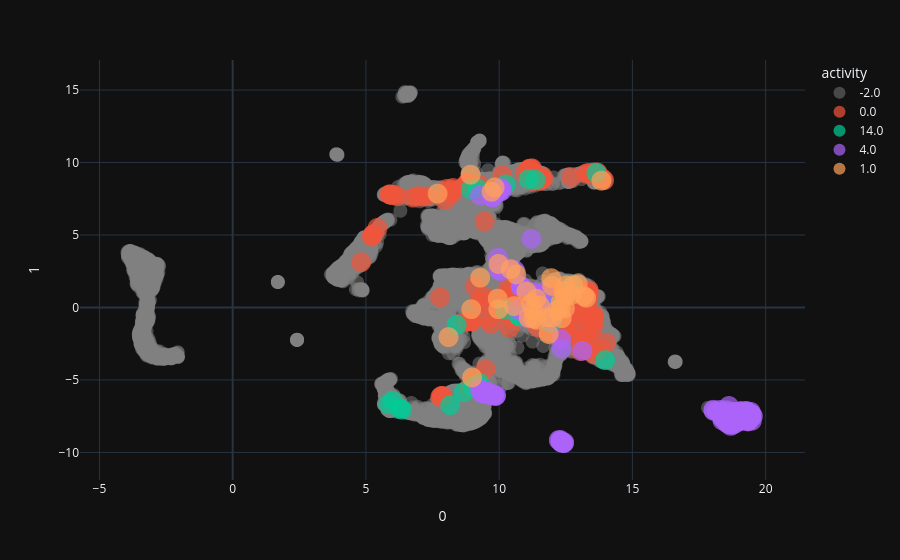

Notebook code cell kept with this figure:
### Code cell
umap_3d = UMAP(n_components=2)

proj_3d_gyro = umap_3d.fit_transform(repre_reshape)

# set point size 
point_size = np.ones(proj_3d_gyro.shape[0]) * 0.1
grey_idx = np.where(label_concat_vote==-2)[0]
point_size[grey_idx] = 0.05

fig_3d = px.scatter(
    proj_3d_gyro, x=0, y=1,
    color=label_concat_vote.astype(str),  
    labels={'color': 'activity'},
    # color_discrete_map={ '-2.0': ('rgba(239, 239, 240, 1)')},
    color_discrete_map={ '-2.0': 'grey'},
    size=point_size
)

# Update transparency for traces where activity is '-2.0'
fig_3d.for_each_trace(lambda trace: trace.update(marker=dict(opacity=0.5)) if trace.name == '-2.0' else ())

fig_3d.update_traces(marker=dict(line=dict(width=0)))  # remove boundary of point

fig_3d.show()

### Figure 1 — Plotly figure (JSON) as saved in the notebook; plotly's stock layout.template omitted (floating-point values rounded to 4 significant figures; data arrays with more than 128 entries replaced by an {"elided": "..."} marker saying what was removed)
{"data": [{"hovertemplate": "activity=-2.0<br>0=%{x}<br>1=%{y}<br>size=%{marker.size}<extra></extra>", "legendgroup": "-2.0", "marker": {"color": "grey", "size": {"elided": "15420 float values"}, "sizemode": "area", "sizeref": 0.00025, "symbol": "circle", "opacity": 0.5, "line": {"width": 0}}, "mode": "markers", "name": "-2.0", "showlegend": true, "x": {"elided": "15420 float values"}, "xaxis": "x", "y": {"elided": "15420 float values"}, "yaxis": "y", "type": "scattergl"}, {"hovertemplate": "activity=0.0<br>0=%{x}<br>1=%{y}<br>size=%{marker.size}<extra></extra>", "legendgroup": "0.0", "marker": {"color": "#EF553B", "size": {"elided": "157 float values"}, "sizemode": "area", "sizeref": 0.00025, "symbol": "circle", "line": {"width": 0}}, "mode": "markers", "name": "0.0", "showlegend": true, "x": {"elided": "157 float values"}, "xaxis": "x", "y": {"elided": "157 float values"}, "yaxis": "y", "type": "scattergl"}, {"hovertemplate": "activity=14.0<br>0=%{x}<br>1=%{y}<br>size=%{marker.size}<extra></extra>", "legendgroup": "14.0", "marker": {"color": "#00cc96", "size": [0.1, 0.1, 0.1, 0.1, 0.1, 0.1, 0.1, 0.1, 0.1, 0.1, 0.1, 0.1, 0.1, 0.1, 0.1, 0.1, 0.1, 0.1, 0.1, 0.1, 0.1, 0.1, 0.1, 0.1, 0.1, 0.1, 0.1, 0.1, 0.1, 0.1, 0.1, 0.1, 0.1, 0.1], "sizemode": "area", "sizeref": 0.00025, "symbol": "circle", "line": {"width": 0}}, "mode": "markers", "name": "14.0", "showlegend": true, "x": [13.65, 8.937, 11.37, 10.25, 9.171, 11.11, 8.162, 5.844, 6.005, 6.351, 6.278, 8.406, 9.246, 8.669, 9.013, 9.246, 18.73, 18.48, 18.89, 13.98, 11.9, 11.77, 12.7, 12.54, 12.71, 11.68, 11.16, 10.74, 10.22, 12.21, 11.82, 11.54, 11.98, 10.76], "xaxis": "x", "y": [9.282, 8.166, 8.801, 8.484, 8.232, 8.858, -6.741, -6.679, -6.43, -7.047, -6.977, -1.195, -5.436, -5.838, -5.504, -5.188, -7.22, -7.571, -7.795, -3.632, -1.051, 0.07786, 1.541, 0.9236, 1.447, 0.3346, -0.523, -0.6117, -0.1281, 0.01595, 0.1292, 0.2916, -1.045, -0.6038], "yaxis": "y", "type": "scattergl"}, {"hovertemplate": "activity=4.0<br>0=%{x}<br>1=%{y}<br>size=%{marker.size}<extra></extra>", "legendgroup": "4.0", "marker": {"color": "#ab63fa", "size": {"elided": "219 float values"}, "sizemode": "area", "sizeref": 0.00025, "symbol": "circle", "line": {"width": 0}}, "mode": "markers", "name": "4.0", "showlegend": true, "x": {"elided": "219 float values"}, "xaxis": "x", "y": {"elided": "219 float values"}, "yaxis": "y", "type": "scattergl"}, {"hovertemplate": "activity=1.0<br>0=%{x}<br>1=%{y}<br>size=%{marker.size}<extra></extra>", "legendgroup": "1.0", "marker": {"color": "#FFA15A", "size": [0.1, 0.1, 0.1, 0.1, 0.1, 0.1, 0.1, 0.1, 0.1, 0.1, 0.1, 0.1, 0.1, 0.1, 0.1, 0.1, 0.1, 0.1, 0.1, 0.1, 0.1, 0.1, 0.1, 0.1, 0.1, 0.1, 0.1, 0.1, 0.1, 0.1, 0.1, 0.1, 0.1, 0.1, 0.1, 0.1, 0.1, 0.1, 0.1, 0.1, 0.1, 0.1], "sizemode": "area", "sizeref": 0.00025, "symbol": "circle", "line": {"width": 0}}, "mode": "markers", "name": "1.0", "showlegend": true, "x": [12.3, 11.28, 11.83, 13.26, 11.2, 8.1, 9.971, 8.985, 8.951, 12.0, 8.927, 9.716, 9.83, 11.95, 11.11, 12.47, 12.51, 12.35, 13.84, 11.53, 11.86, 11.26, 11.39, 9.945, 10.43, 10.64, 7.69, 9.288, 11.02, 9.975, 11.99, 12.46, 12.31, 12.95, 12.47, 12.71, 10.56, 12.4, 12.78, 12.17, 11.41, 13.18], "xaxis": "x", "y": [-0.05535, -0.7735, -0.6706, 0.6677, 0.2632, -2.046, -0.1173, -4.828, -0.1175, -0.6865, 9.16, 7.981, 8.282, 2.022, -0.7153, 0.7772, 1.521, -0.7389, 8.752, 0.1248, -1.828, -0.1461, 0.6101, 0.6076, 2.642, 2.28, 7.853, 2.054, 1.103, 3.003, 1.488, 0.7115, 0.3626, 1.606, -0.06665, 0.8625, 0.09371, 1.154, 1.531, -0.1832, -0.8529, 0.7823], "yaxis": "y", "type": "scattergl"}], "layout": {"xaxis": {"anchor": "y", "domain": [0.0, 1.0], "title": {"text": "0"}}, "yaxis": {"anchor": "x", "domain": [0.0, 1.0], "title": {"text": "1"}}, "legend": {"title": {"text": "activity"}, "tracegroupgap": 0, "itemsizing": "constant"}, "margin": {"t": 60}}}
